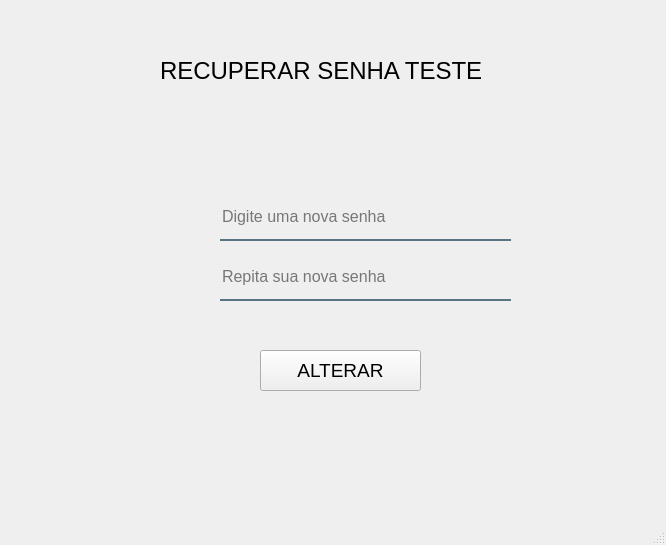
<?xml version="1.0" encoding="UTF-8"?>
<ui version="4.0">
 <class>MainWindow</class>
 <widget class="QMainWindow" name="MainWindow">
  <property name="geometry">
   <rect>
    <x>0</x>
    <y>0</y>
    <width>666</width>
    <height>545</height>
   </rect>
  </property>
  <property name="windowTitle">
   <string>MainWindow</string>
  </property>
  <widget class="QWidget" name="centralwidget">
   <widget class="QLabel" name="LogIn">
    <property name="geometry">
     <rect>
      <x>160</x>
      <y>40</y>
      <width>371</width>
      <height>61</height>
     </rect>
    </property>
    <property name="font">
     <font>
      <pointsize>18</pointsize>
     </font>
    </property>
    <property name="text">
     <string>RECUPERAR SENHA TESTE</string>
    </property>
   </widget>
   <widget class="QPushButton" name="resetAltera">
    <property name="geometry">
     <rect>
      <x>260</x>
      <y>350</y>
      <width>161</width>
      <height>41</height>
     </rect>
    </property>
    <property name="font">
     <font>
      <family>Ubuntu</family>
      <pointsize>14</pointsize>
     </font>
    </property>
    <property name="styleSheet">
     <string notr="true">QPushButtom#loginButton{
	background-color: qlineargradient(spread:pad, x1:0, y1:0.505682, x2:1, y2:0.477, stop:0 rgba(11, 131, 230, 219), stop:1 rgba(85, 81, 84, 226));
	color:rgba(255,255,255,210);
	border-radius: 5px; 

}

QPushButtom#loginButton:hover{
	background-color: qlineargradient(spread:pad, x1:0, y1:0.505682, x2:1, y2:0.477, stop:0 rgba(150, 123, 111, 219), stop:1 rgba(85, 81, 84, 226));
}

QPushButtom#loginButton:pressed{
	padding-left:5px;	
	padding-top:5px;
	background-color:rgba(150, 123, 111, 255);
}</string>
    </property>
    <property name="text">
     <string>ALTERAR</string>
    </property>
   </widget>
   <widget class="QLineEdit" name="res_newpass">
    <property name="geometry">
     <rect>
      <x>220</x>
      <y>200</y>
      <width>291</width>
      <height>41</height>
     </rect>
    </property>
    <property name="font">
     <font>
      <pointsize>12</pointsize>
     </font>
    </property>
    <property name="styleSheet">
     <string notr="true">background-color: rgba(0, 0, 0,0);
border:none;
border-bottom:2px solid rgba(46,82,101,200);
padding-bottom: 7px;
</string>
    </property>
    <property name="text">
     <string/>
    </property>
    <property name="echoMode">
     <enum>QLineEdit::Password</enum>
    </property>
    <property name="placeholderText">
     <string>Digite uma nova senha</string>
    </property>
   </widget>
   <widget class="QLineEdit" name="res_newpass2">
    <property name="geometry">
     <rect>
      <x>220</x>
      <y>260</y>
      <width>291</width>
      <height>41</height>
     </rect>
    </property>
    <property name="font">
     <font>
      <pointsize>12</pointsize>
     </font>
    </property>
    <property name="styleSheet">
     <string notr="true">background-color: rgba(0, 0, 0,0);
border:none;
border-bottom:2px solid rgba(46,82,101,200);
padding-bottom: 7px;
</string>
    </property>
    <property name="echoMode">
     <enum>QLineEdit::Password</enum>
    </property>
    <property name="placeholderText">
     <string>Repita sua nova senha</string>
    </property>
   </widget>
   <widget class="QLabel" name="icon_pass">
    <property name="geometry">
     <rect>
      <x>160</x>
      <y>200</y>
      <width>31</width>
      <height>41</height>
     </rect>
    </property>
    <property name="text">
     <string/>
    </property>
    <property name="pixmap">
     <pixmap>Tela_login/password.png</pixmap>
    </property>
   </widget>
   <widget class="QLabel" name="status_txt">
    <property name="geometry">
     <rect>
      <x>190</x>
      <y>410</y>
      <width>311</width>
      <height>51</height>
     </rect>
    </property>
    <property name="font">
     <font>
      <pointsize>14</pointsize>
     </font>
    </property>
    <property name="styleSheet">
     <string notr="true">color: rgb(255, 0, 0);</string>
    </property>
    <property name="text">
     <string/>
    </property>
   </widget>
  </widget>
  <widget class="QMenuBar" name="menubar">
   <property name="geometry">
    <rect>
     <x>0</x>
     <y>0</y>
     <width>666</width>
     <height>26</height>
    </rect>
   </property>
  </widget>
  <widget class="QStatusBar" name="statusbar"/>
 </widget>
 <resources/>
 <connections/>
</ui>
